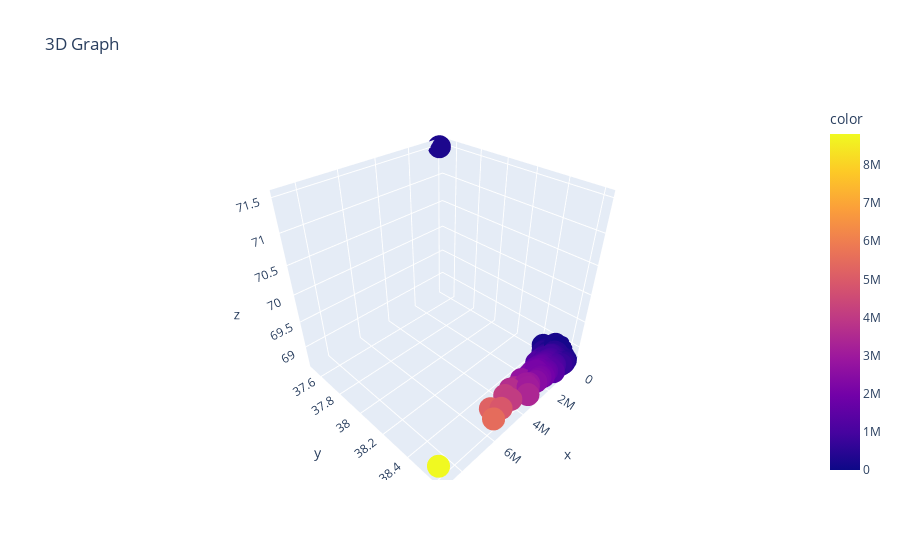

The notebook cell this image was saved under:
### Code cell
#Creating a 3D scatter plot
fig = px.scatter_3d(x=data['price'],y=data['latitude'],z=data['longitude'],color=data['price'],title='3D Graph')
fig.show()

### Figure 1 — Plotly figure (JSON) as saved in the notebook; plotly's stock layout.template omitted (floating-point values rounded to 4 significant figures; data arrays with more than 128 entries replaced by an {"elided": "..."} marker saying what was removed)
{"data": [{"hovertemplate": "x=%{x}<br>y=%{y}<br>z=%{z}<br>color=%{marker.color}<extra></extra>", "legendgroup": "", "marker": {"color": {"elided": "5579 int values"}, "coloraxis": "coloraxis", "symbol": "circle"}, "mode": "markers", "name": "", "scene": "scene", "showlegend": false, "type": "scatter3d", "x": {"elided": "5579 int values"}, "y": {"elided": "5579 float values"}, "z": {"elided": "5579 float values"}}], "layout": {"coloraxis": {"colorbar": {"title": {"text": "color"}}, "colorscale": [[0, "#0d0887"], [0.1111, "#46039f"], [0.2222, "#7201a8"], [0.3333, "#9c179e"], [0.4444, "#bd3786"], [0.5556, "#d8576b"], [0.6667, "#ed7953"], [0.7778, "#fb9f3a"], [0.8889, "#fdca26"], [1, "#f0f921"]]}, "legend": {"tracegroupgap": 0}, "scene": {"domain": {"x": [0, 1], "y": [0, 1]}, "xaxis": {"title": {"text": "x"}}, "yaxis": {"title": {"text": "y"}}, "zaxis": {"title": {"text": "z"}}}, "title": {"text": "3D Graph"}}}
